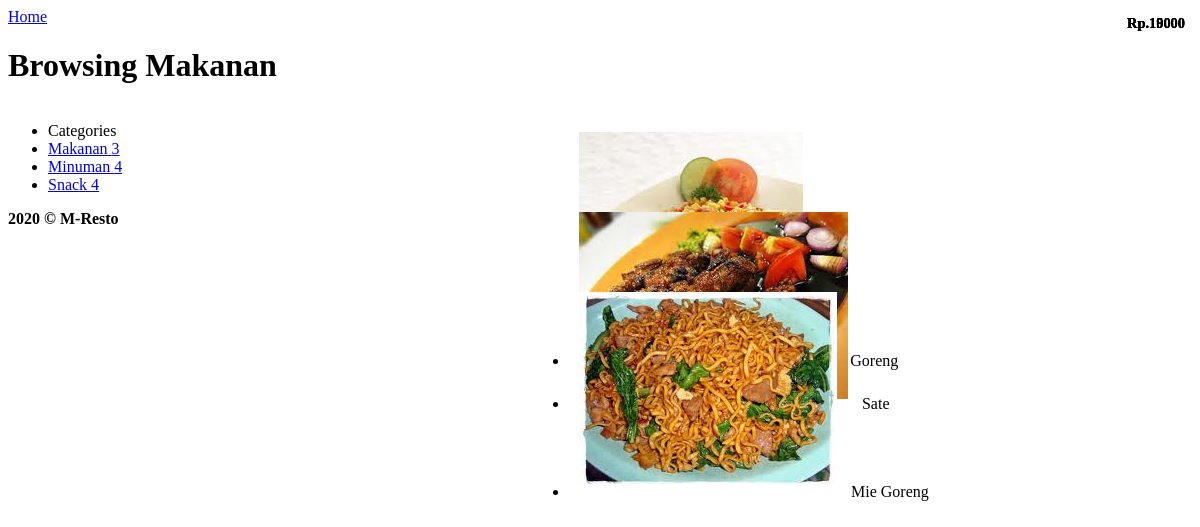
/?category=1, run on the app's committed database.
### tables this page shows
CREATE TABLE `jqm_products` (
  `id` int(6) unsigned NOT NULL AUTO_INCREMENT,
  `category` int(6) unsigned NOT NULL,
  `name` varchar(32) NOT NULL,
  `price` int(6) NOT NULL,
  PRIMARY KEY (`id`),
  KEY `category` (`category`)
);

CREATE TABLE `jqm_categories` (
  `id` int(6) unsigned NOT NULL AUTO_INCREMENT,
  `name` varchar(32) NOT NULL,
  `contains` int(6) NOT NULL,
  PRIMARY KEY (`id`)
);

### includes/controllers/category.controller.php (called while the page is built, shortened)
<?php
class CategoryController{
	public function handleRequest(){
		$cat = Category::find(array('id'=>$_GET['category']));
		$categories = Category::find();
		$products = Product::find(array('category'=>$_GET['category']));
		render('category',array(
			'title'			=> 'Browsing '.$cat[0]->name,
			'categories'	=> $categories,
			'products'		=> $products
		));
	}
}
?>

### index.php (called while the page is built, shortened)
<?php
try {
	if($_GET['category']){
		$c = new CategoryController();
	}
	else if(empty($_GET)){
		$c = new HomeController();
	}
	else throw new Exception('Wrong page!');
	$c->handleRequest();
}
catch(Exception $e) {
	render('error',array('message'=>$e->getMessage()));
}
?>

### includes/models/product.model.php (called while the page is built)
<?php
class Product{
	public static function find($arr){
		global $db;
		if($arr['id']){
			$st = $db->prepare("SELECT * FROM jqm_products WHERE id=:id");
		}
		else if($arr['category']){
			$st = $db->prepare("SELECT * FROM jqm_products WHERE category = :category");
		}
		else{
			throw new Exception("Unsupported property!");
		}
		$st->execute($arr);
		return $st->fetchAll(PDO::FETCH_CLASS, "Product");
	}
}
?>

### includes/models/category.model.php (called while the page is built)
<?php
class Category{
	public static function find($arr = array()){
		global $db;
		if(empty($arr)){
			$st = $db->prepare("SELECT * FROM jqm_categories");
		}
		else if($arr['id']){
			$st = $db->prepare("SELECT * FROM jqm_categories WHERE id=:id");
		}
		else{
			throw new Exception("Unsupported property!");
		}
		$st->execute($arr);
		return $st->fetchAll(PDO::FETCH_CLASS, "Category");
	}
}
?>

### includes/views/_product.php (the view)
<li class="product">
<img src="assets/img/<?php echo $product->id ?>.jpg" alt="<?php echo $product->name ?>" />
<?php echo $product->name ?> <i><?php echo $product->manufacturer?></i> <b>Rp.<?php echo $product->price?></b>
</li>

### includes/helpers.php (shortened to what this page needs)
<?php
function render($template,$vars = array()){
	extract($vars);
	if(is_array($template)){
		foreach($template as $k){
			$cl = strtolower(get_class($k));
			include "views/_$cl.php";
		}
	}
	else {
		include "views/$template.php";
	}
}
function formatTitle($title = ''){
	if($title){
		$title.= ' | ';
	}
	$title .= $GLOBALS['defaultTitle'];
	return $title;
}
?>

### includes/views/_header.php (shortened to what this page needs)
<!DOCTYPE html>
<html>
	<head>
	<link rel="stylesheet" href="http://code.jquery.com/mobile/1.0b2/jquery.mobile-1.0b2.min.css" />
    <link rel="stylesheet" href="assets/css/styles.css" />
</head>
<body>
<div data-role="page">
	<div data-role="header" data-theme="b">
	    <a href="./" data-icon="home" data-iconpos="notext" data-transition="fade">Home</a>
		<h1><?php echo $title?></h1>
	</div>
	<div data-role="content">

### includes/views/category.php
<?php render('_header',array('title'=>$title))?>
<div class="rightColumn">
	<ul data-role="listview" data-inset="true" data-theme="c" data-dividertheme="c">
        <?php render($products) ?>
    </ul>
</div>
<div class="leftColumn">
    <ul data-role="listview" data-inset="true" data-theme="c" data-dividertheme="b">
        <li data-role="list-divider">Categories</li>
        <?php render($categories,array('active'=>$_GET['category'])) ?>
    </ul>
</div>
<?php render('_footer')?>

### includes/views/_category.php
<li <?php echo ($active == $category->id ? 'data-theme="a"' : '') ?>>
<a href="?category=<?php echo $category->id?>" data-transition="fade">
	<?php echo $category->name ?>
    <span class="ui-li-count"><?php echo $category->contains?></span></a>
</li>

### includes/views/_footer.php
	</div>
	<div data-role="footer" id="pageFooter">
		<h4><?php echo $GLOBALS['defaultFooter']?></h4>
	</div>
</div>
</body>
</html>

### assets/css/styles.css (style rules this page uses)
.product img { margin:10px; }
.product b { position: absolute; right: 15px; top: 15px; font-size: 0.9em; }
.product { height: 80px; }
@media all and (min-width: 650px) { .rightColumn { width:56%; float:right; margin-left:4%; } }
@media all and (min-width: 650px) { .leftColumn { width:40%; float:left; } }

### data on the page
jqm_products: name "Nasi Goreng", price "15000"
jqm_products: name "Sate", price "19000"
jqm_products: name "Mie Goreng", price "10000"
jqm_categories: name "Makanan", contains "3"
jqm_categories: name "Minuman", contains "4"
jqm_categories: name "Snack", contains "4"

### other printed values
$title "Browsing Makanan"
$GLOBALS['defaultFooter'] "2020 © M-Resto"
